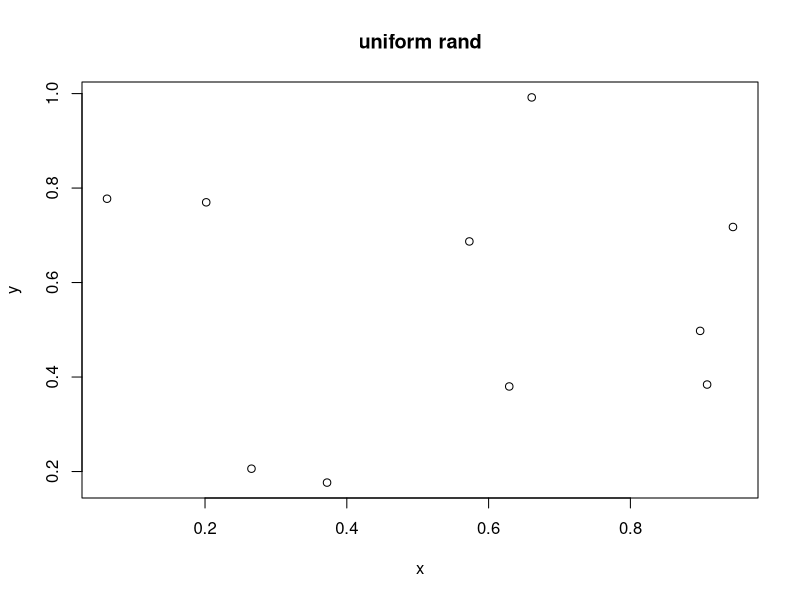

Write R code to recreate this figure.
##########################################################################################################################################

#(주의) ->  순차적으로 코드를 실행하는 것을 권함!

#에러 발생 시 github Finance/R-Finance-Programming 경로에 issue를 남기면 확인

##########################################################################################################################################



### plot (그래프)

## 고수준 그래프 함수

# 그래프 설정하기.

# 고수준의 그래프 함수는 함수의 인수를 이용해서 축과 문자표시 등에 대한 설정을 할 수 있다.
# 하지만 별도로 제공되는 함수(par 함수 또는 저수준 그래프 함수 등)를 통해서 보다 정밀하게 설정 가능.
# 그래프 함수의 인수를 통해 설정하는 방법 확인.

##########################################################################################################################################

### main: 그래프 제목.

# main 인수는 그래프의 제목을 지정해준다.

# set.seed는 난수 생성.

# 주로는 시뮬레이션이나 혹은 예제를 설명하기 위한 테스트 파일 등을 형성하는 것이 목적.
# 난수는 일양난수 (uniform random numbers)로 동전의 앞뒷면 던지기나 혹은 주사위의 눈처럼 결과에 규칙성이 없고 (무규칙성), 

# 횟수를 늘리면 확률이 일정한 (등확률성) 난수
# 또한 같은 알고리즘을 여러번 실행하더라도 다른 숫자가 나오도록 시작 숫자는 현재 시간 등을 사용해서 매번 바꿔준다.


# runif () 에서 () 안에 원하는 수의 난수를 형성하도록 할 수 있음. 만드는 난수는 기본적으로 0과 1 사이의 임의의 수.

set.seed(1)

x<-runif(10)
y<-runif(10)
plot(x,y,main = "uniform rand")

graphics.off()                    # 그래프 지워주는 함수.

############################################################결과값(print)#################################################################

# unoform rand 그래프 찍어보기.


##########################################################################################################################################
